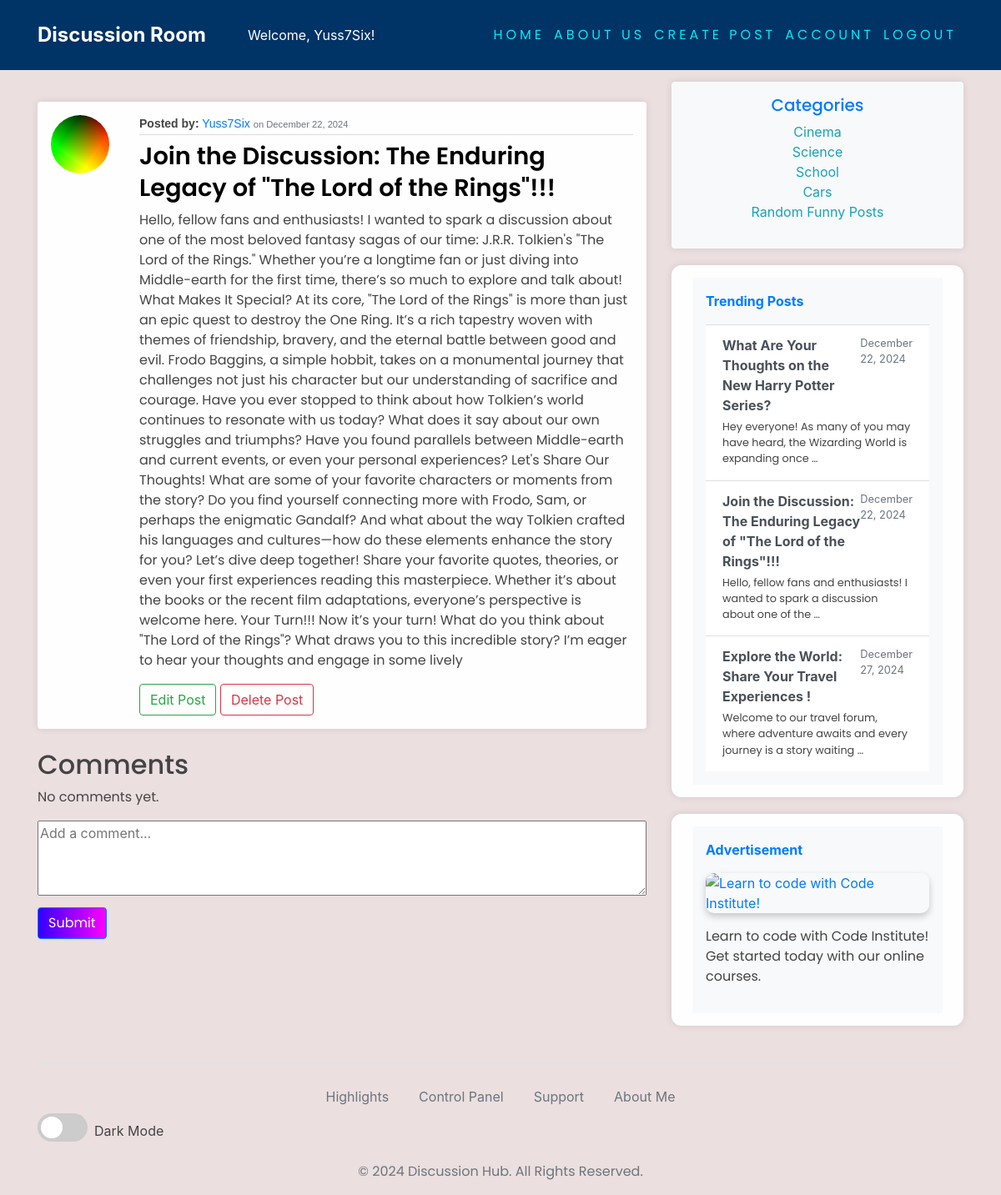
The app's page /post/1/ (signed in) with its own data.
### blog/models.py (models this page shows)
class Post(models.Model):
    title = models.CharField(max_length=200)
    content = models.TextField()
    date_posted = models.DateTimeField(default=timezone.now)
    author = models.ForeignKey(User, on_delete=models.CASCADE)

### users/models.py (models this page shows, shortened)
class Account(models.Model):
    user = models.OneToOneField(User, on_delete=models.CASCADE)
    avatar = models.ImageField(default='default.jpg', upload_to='images/')

### blog/views.py (the view)
# urls.py: path('post/<int:pk>/', PostDetailView.as_view(), name="blog-detail"),
class PostDetailView(LoginRequiredMixin, DetailView):
    model = Post
    template_name = 'blog/post_detail.html'
    context_object_name = 'post'
    def get_context_data(self, **kwargs):
        context = super().get_context_data(**kwargs)
        context['comments'] = self.object.comments.all()
        context['trending_posts'] = Post.objects.order_by('?')[:5] # Include trending posts
        context['comment_form'] = CommentForm()
        return context
    def post(self, request, *args, **kwargs):
        self.object = self.get_object()
        form = CommentForm(request.POST)
        if form.is_valid():
            comment = form.save(commit=False)
            comment.post = self.object
            comment.author = request.user
            comment.save()
            messages.success(request, 'Your comment has been added!')
            return redirect('blog-detail', pk=self.object.id)
        context = self.get_context_data()
        context['comment_form'] = form
        return self.render_to_response(context)

### blog/forms.py
class CommentForm(forms.ModelForm):
    class Meta:
        model = Comment
        fields = ['content']
        widgets = {
            'content': forms.Textarea(attrs={'placeholder': 'Add a comment...', 'rows': 4}),
        }

### blog/templates/blog/post_detail.html (shortened to what this page needs)
{% extends 'base.html' %}
{% block content %}
<article class="media content-section my-4 p-3 rounded shadow-sm">
    <img class="rounded-circle article-img" src="{{ object.author.account.avatar.url }}" alt="Author's Profile Picture">
    <div class="media-body ml-3">
        <div class="article-metadata">
            <strong>Posted by:</strong>
            <a class="author-link" href="#">{{ object.author.username }}</a>
            <small class="text-muted">on {{ object.date_posted|date:"F j, Y" }}</small>
        </div>
        <h2>
            <a class="article-title" href="{% url 'blog-detail' object.id %}">{{ object.title }}</a>
        </h2>
        <p class="article-content">{{ object.content }}</p>
        {% if object.author == user %}
        <div class="action-buttons mt-3">
            <a class="btn btn-outline-success" href="{% url 'blog-update' object.id %}">Edit Post</a>
            <a class="btn btn-outline-danger" href="{% url 'blog-delete' object.id %}">Delete Post</a>
        </div>
        {% endif %}
    </div>
</article>
<h2 class="text-switch">Comments</h2>
<div id="comments-section">
    {% for comment in object.comments.all %}
    <div class="comment rounded my-2">
        <strong>{{ comment.author.username }}:</strong>
        <p class="text-switch">{{ comment.content }}</p>
        <small class="text-muted">{{ comment.created_at }}</small>
        {% if comment.author == user %}
        <div>
            <a href="{% url 'update-comment' comment.id %}" class="btn btn-info btn-sm">Edit</a>
            <form method="POST" action="{% url 'delete-comment' comment.id %}" style="display:inline;">
                {% csrf_token %}
                <button type="submit" class="btn btn-danger btn-sm">Delete</button>
            </form>
        </div>
        {% endif %}
    </div>
    {% empty %}
    <p class="text-switch ">No comments yet.</p>
    {% endfor %}
</div>
{% if user.is_authenticated %}
<form method="POST" action="{% url 'blog-detail' object.id %}">
    <textarea name="content" class="comment-textarea" placeholder="Add a comment..." required></textarea>
    <button type="submit" class="btn btn-primary mt-2">Submit</button>
</form>
{% else %}
<p>You must be logged in to leave a comment.</p>
{% endif %}
{% endblock content %}

### templates/base.html (shortened to what this page needs)
{% load static %}
<!DOCTYPE html>
<html>
<head>
    <link rel="stylesheet" href="https://cdnjs.cloudflare.com/ajax/libs/font-awesome/5.15.4/css/all.min.css">
    <link rel="stylesheet" href="https://maxcdn.bootstrapcdn.com/bootstrap/4.0.0/css/bootstrap.min.css"
>
    <link rel="stylesheet" href="{% static 'css/head.css' %}">
</head>
<body>
    <header class="site-header">
        <nav class="navbar navbar-expand-md navbar-dark fixed-top" style="background-color: #003366;">
            <div class="container">
                <div class="collapse navbar-collapse" id="navbarToggle">
                    <div class="d-flex w-100 align-items-center">
                        <div class="mr-auto d-flex align-items-center">
                            <a class="discussion-room" href="{% url 'welcome' %}">Discussion Room</a>
                            {% if user.is_authenticated %}
                            <div class="navbar-text" style="color: white; margin-left: 20px;">
                                Welcome, {{ request.user.username }}!
                            </div>
                            {% endif %}
                        </div>
                        <div class="navbar-nav">
                            <a class="nav-item nav-link" href="{% url 'welcome' %}" id="auth-links">
                                Home
                            </a>
                            <a class="nav-item nav-link" href="{% url 'about' %}" id="auth-links">
                                About Us
                            </a>
                            {% if user.is_authenticated %}
                            <a class="nav-item nav-link" href="{% url 'blog-new' %}" id="auth-links">
                                Create Post
                            </a>
                            <a class="nav-item nav-link" href="{% url 'account' %}" id="auth-links">
                                Account
                            </a>
                            <a class="nav-item nav-link" href="{% url 'logout' %}" id="auth-links">
                                Logout
                            </a>
                            {% endif %}
                        </div>
                    </div>
                </div>
        </nav>
    </header>
    <main role="main" class="container">
        <div class="row">
            <div class="col-md-8">
            </div>
            <div class="col-md-8">
                {% block content %}{% endblock %}
            </div>
            {% if request.path == '/' or 'post/' in request.path %}
            <div class="col-md-4">
                <div class="content-section p-3 bg-light rounded shadow-sm text-center">
                    <h5 class="text-primary">Categories</h5>
                    <ul class="list-unstyled">
                        <li><a href="#" class="text-info">Cinema</a></li>
                        <li><a href="#" class="text-info">Science</a></li>
                        <li><a href="#" class="text-info">School</a></li>
                        <li><a href="#" class="text-info">Cars</a></li>
                        <li><a href="#" class="text-info">Random Funny Posts</a></li>
                    </ul>
                </div>
                <div class="content-section">
                    <div class="d-flex flex-column align-items-start bg-light p-3">
                        <a id="latest-gist" style="text-decoration: none;" href="#"
                            class="d-flex align-items-center mb-3 text-primary">
                            <span class="fs-5 font-weight-bold">Trending Posts</span>
                        </a>
                        <div class="list-group list-group-flush">
                            {% for post in trending_posts %}
                            <a href="{% url 'blog-detail' post.id %}" class="list-group-item list-group-item-action">
                                <div class="d-flex justify-content-between">
                                    <strong class="mb-1">{{ post.title }}</strong>
                                    <small class="text-muted">{{ post.date_posted|date:"F d, Y" }}</small>
                                </div>
                                <p class="mb-1 small">{{ post.content|truncatewords:15 }}</p>
                            </a>
                            {% empty %}
                            <p class="text-muted">No trending posts available.</p>
                            {% endfor %}
                        </div>
                    </div>
                </div>
                <div class="content-section mt-3">
                    <div class="d-flex flex-column align-items-start bg-light p-3">
                        <a id="latest-gist" style="text-decoration: none;" href="#"
                            class="d-flex align-items-center mb-3 text-primary">
                            <span class="fs-5 font-weight-bold">Advertisement</span>
                        </a>
                        <div class="list-group list-group-flush">
                            <a href="https://codeinstitute.net" target="_blank">
                                <img src="https://fitefuaite.com/wp-content/uploads/2020/05/code-institute.png"
                                    alt="Learn to code with Code Institute!"
                                    style="width: 100%; height: auto; border-radius: 10px; box-shadow: 0 4px 8px rgba(0, 0, 0, 0.2);">
                            </a>
                            <div class="mt-3">
                                <p>
                                    <a href="https://codeinstitute.net" target="_blank"
                                        style="color: inherit; text-decoration: none;">
                                        Learn to code with Code Institute! Get started today with our online
                                        courses.
                                    </a>
                                </p>
                            </div>
                        </div>
                    </div>
                </div>
            </div>
            {% endif %}
        </div>
    </main>
    <footer class="mt-4">
        <div class="container">
            <nav class="nav justify-content-center border-top" style="padding-top: 20px;">
                <div class="nav-item" style="margin-right: 20px;">
                    <a href="/highlights/" class="nav-link px-2 text-secondary">Highlights</a>
                </div>
                <div class="nav-item" style="margin-right: 20px;">
                    <a href="/admin/" class="nav-link px-2 text-secondary">Control Panel</a>
                </div>
                <div class="nav-item" style="margin-right: 20px;">
                    <a href="/support-and-collaboration/" class="nav-link px-2 text-secondary">Support</a>
                </div>
                <div class="nav-item">
                    <a href="/about-me/" class="nav-link px-2 text-secondary">About Me</a>
                </div>
            </nav>
            <div class="toggle-switch">
                <label class="switch">
                    <span class="slider round"></span>
                </label>
                <span id="theme-label" style="margin-left: 8px;">Dark Mode</span>
            </div>
            <p class="text-center text-secondary mt-3">&copy; 2024 Discussion Hub. All Rights Reserved.</p>
        </div>
    </footer>
</body>
</html>

### static/css/head.css (style rules this page uses)
body { background-color: rgb(235, 223, 223); color: #444444; margin-top: 5rem; transition: background-color 0.5s, color 0.5s; }
h1, h2, h3, h4, h5, h6, p { color: #444444; font-family: 'Poppins', sans-serif; }
ul { padding: 0; list-style: none; }
.site-header .navbar-nav .nav-link { color: #d1e7dd; }
.content-section { background: #fefefe; padding: 15px 25px; border-radius: 12px; margin-bottom: 20px; box-shadow: 0 0 10px rgba(0, 0, 0, 0.1); }
.article-title { color: #000000; font-weight: 600; font-size: 1.8rem; }
.article-content { white-space: normal; }
.article-img { height: 70px; width: 70px; margin-right: 20px; }
.article-metadata { font-family: 'Arial', sans-serif; margin-bottom: 5px; font-size: 14px; border-bottom: 1px solid #dcdcdc; padding-bottom: 2px; }
#auth-links { font-family: 'Poppins', sans-serif; position: relative; display: inline-block; padding: 12px 3px; margin: 10px 0; color: #03e9f4; text-decoration: none; text-transform: uppercase; transition: 0.5s; letter-spacing: 4px; margin-right: 5px; }
#auth-links:after { content: ""; position: absolute; left: 0; bottom: -2px; width: 100%; height: 2px; background: #03e9f4; transform: scaleX(0); transition: transform 0.3s ease; }
button { font-family: 'Poppins', sans-serif; border: 1px solid transparent; outline: 0; display: inline-block; padding: 10px; color: white; background-color: #343a40; text-align: center; cursor: pointer; width: 100%; font-size: 18px; transition: background-color 0.3s, transform 0.2s; background: linear-gradient(270deg, rgba(255, 0, 255, 1) 0%, rgba(50, 0, 255, 1) 100%); }
.discussion-room { color: white; font-weight: bold; font-size: 24px; margin-right: 30px; }
.comment-textarea { width: 100%; height: 100px; resize: vertical; }
.btn { width: auto; padding: .375rem .75rem; }
.comment-textarea { width: 100%; height: 90px; resize: vertical; }
.discussion-room { position: relative; color: white; font-weight: bold; font-size: 24px; transition: color 0.3s; }
.discussion-room:after { content: ""; position: absolute; left: 0; bottom: -2px; width: 100%; height: 2px; background: #03e9f4; transform: scaleX(0); transition: transform 0.3s; }
.row { display: flex; justify-content: center; }
.col-md-8 { flex: 0 0 auto; }
.toggle-switch { display: flex; align-items: center; }
.switch { position: relative; display: inline-block; width: 60px; height: 34px; }
.slider { position: absolute; cursor: pointer; top: 0; left: 0; right: 0; bottom: 0; background-color: #ccc; transition: .4s; border-radius: 34px; }
.slider:before { position: absolute; content: ""; height: 26px; width: 26px; left: 4px; bottom: 4px; background-color: white; transition: .4s; border-radius: 50%; }

### records on screen
Post: author.account.avatar (picture), author.username "Yuss7Six", date_posted "December 22, 2024", title "Join the Discussion: The Enduring Legacy of \"The Lord of the Rings\"!!!", content "Hello, fellow fans and enthusiasts! I wanted to spark a discussion about one of the most beloved fantasy sagas of our time: J.R.R. Tolkien's \"The Lord of the Rings.\" Whether you’re a longtime fan or just diving into Middle-earth for the first time, there’s so much to explore and talk about! What Makes It Special? At its core, \"The Lord of the Rings\" is more than just an epic quest to destroy the One Ring. It’s a rich tapestry woven with themes of friendship, bravery, and the eternal battle between good and evil. Frodo Baggins, a simple hobbit, takes on a monumental journey that challenges not just his character but our understanding of sacrifice and courage. Have you ever stopped to think…", content "Hello, fellow fans and enthusiasts! I wanted to spark a discussion about one of the …"
Post: title "What Are Your Thoughts on the New Harry Potter Series?", date_posted "December 22, 2024", content "Hey everyone! As many of you may have heard, the Wizarding World is expanding once …"
Post: title "Explore the World: Share Your Travel Experiences !", date_posted "December 27, 2024", content "Welcome to our travel forum, where adventure awaits and every journey is a story waiting …"

### other values on screen
{{ request.user.username }} "Yuss7Six"
